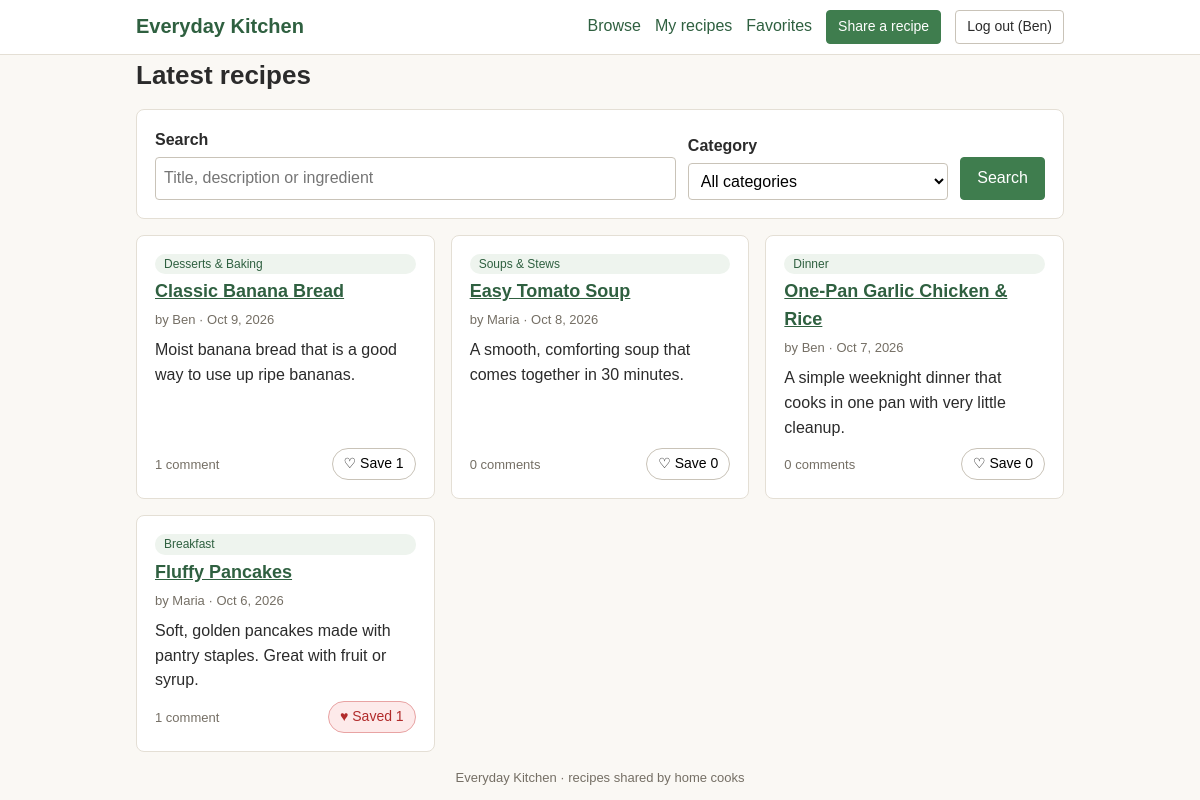
Page /index.php (signed in) on the committed database.
### tables this page shows
CREATE TABLE `recipes` (
  `id` int(10) UNSIGNED NOT NULL,
  `user_id` int(10) UNSIGNED NOT NULL,
  `category_id` int(10) UNSIGNED NOT NULL,
  `title` varchar(100) NOT NULL,
  `description` varchar(300) NOT NULL,
  `steps` text NOT NULL,
  `base_servings` tinyint(3) UNSIGNED NOT NULL DEFAULT 4,
  `created_at` timestamp NOT NULL DEFAULT current_timestamp(),
  `edited_at` timestamp NULL DEFAULT NULL
);

CREATE TABLE `categories` (
  `id` int(10) UNSIGNED NOT NULL,
  `name` varchar(50) NOT NULL
);

CREATE TABLE `users` (
  `id` int(10) UNSIGNED NOT NULL,
  `name` varchar(50) NOT NULL,
  `email` varchar(255) NOT NULL,
  `password_hash` varchar(255) NOT NULL,
  `created_at` timestamp NOT NULL DEFAULT current_timestamp()
);

### bootstrap.php (called while the page is built, shortened)
<?php
require_once __DIR__ . '/includes/helpers.php';
spl_autoload_register(function (string $class): void {
    $file = __DIR__ . '/classes/' . $class . '.php';
});

### classes/Auth.php (called while the page is built, shortened)
<?php
final class Auth
{
    public static function check(): bool
    {
        return isset($_SESSION['user_id']);
    }
    public static function id(): ?int
    {
        return self::check() ? (int) $_SESSION['user_id'] : null;
    }
}

### classes/RecipeModel.php (called while the page is built, shortened)
<?php
final class RecipeModel
{
    public function search(
        int $viewerId,
        string $keyword = '',
        ?int $categoryId = null,
        bool $mineOnly = false,
        int $page = 1,
        int $perPage = 9
    ): array {
        $where  = [];
        $params = [];
        $words = preg_split('/\s+/', trim($keyword), -1, PREG_SPLIT_NO_EMPTY) ?: [];
        $whereSql = $where ? 'WHERE ' . implode(' AND ', $where) : '';
        $count = $this->pdo->prepare("SELECT COUNT(*) FROM recipes r $whereSql");
        $count->execute($params);
        $total = (int) $count->fetchColumn();
        $rows = $this->fetchCards(
            $whereSql, $params, $viewerId, '', 'r.created_at DESC, r.id DESC',
            $perPage, max(0, ($page - 1) * $perPage)
        );
        return ['rows' => $rows, 'total' => $total];
    }
    private function fetchCards(
        string $whereSql,
        array $params,
        int $viewerId,
        string $extraJoin,
        string $orderBy,
        int $limit,
        int $offset
    ): array {
        $sql = "SELECT r.id, r.user_id, r.title, r.description, r.created_at, r.edited_at,
                       u.name AS author, c.name AS category,
                       (SELECT COUNT(*) FROM favorites f WHERE f.recipe_id = r.id) AS fav_count,
                       (SELECT COUNT(*) FROM comments cm WHERE cm.recipe_id = r.id) AS comment_count,
                       EXISTS (SELECT 1 FROM favorites f2
                                WHERE f2.recipe_id = r.id AND f2.user_id = :me) AS is_fav
                  FROM recipes r
                  INNER JOIN users u      ON u.id = r.user_id
                  INNER JOIN categories c ON c.id = r.category_id
                  $extraJoin
                  $whereSql
                 ORDER BY $orderBy
                 LIMIT :lim OFFSET :off";
        $stmt = $this->pdo->prepare($sql);
        $stmt->bindValue(':me', $viewerId, PDO::PARAM_INT);
        $stmt->bindValue(':lim', $limit, PDO::PARAM_INT);
        $stmt->bindValue(':off', $offset, PDO::PARAM_INT);
        $stmt->execute();
        return $stmt->fetchAll();
    }
}

### index.php (the view, shortened to what this page needs)
<?php
require_once __DIR__ . '/bootstrap.php';
$recipes       = new RecipeModel($pdo);
$q    = mb_substr(trim((string) ($_GET['q'] ?? '')), 0, 100);
$cat  = get_id('category');
$mine = ($_GET['mine'] ?? '') === '1';
$page = max(1, (int) ($_GET['page'] ?? 1));
$result     = $recipes->search((int) Auth::id(), $q, $cat, $mine, $page, PER_PAGE);
$filtering = $q !== '' || $cat !== null || $mine;
require __DIR__ . '/includes/header.php';
?>
<h1><?= $mine ? 'My recipes' : 'Latest recipes' ?></h1>
<form method="get" action="index.php" class="search-form card" role="search">
    <div class="search-row">
        <div class="field">
            <label for="q">Search</label>
            <input type="text" id="q" name="q" value="<?= e($q) ?>" maxlength="100"
                   placeholder="Title, description or ingredient">
        </div>
        <div class="field">
            <label for="category">Category</label>
            <select id="category" name="category">
                <option value="">All categories</option>
            </select>
        </div>
        <div class="search-buttons">
            <button type="submit" class="btn btn-primary">Search</button>
        </div>
    </div>
</form>
<?php if (!$result['rows']): ?>
    <p class="empty">
        <?= $filtering ? 'No recipes match that search.' : 'No recipes yet.' ?>
        <a href="recipe_form.php">Share the first one!</a>
    </p>
<?php else: ?>
    <div class="recipe-grid">
        <?php foreach ($result['rows'] as $r): $removeCard = false; include __DIR__ . '/includes/recipe_card.php'; endforeach; ?>
    </div>
<?php endif; ?>
<?php require __DIR__ . '/includes/footer.php'; ?>

### includes/recipe_card.php (shortened to what this page needs)
<article class="card recipe-card" id="recipe-<?= (int) $r['id'] ?>">
    <p class="tag"><?= e($r['category']) ?></p>
    <h3 class="card-title">
        <a href="recipe.php?id=<?= (int) $r['id'] ?>"><?= e($r['title']) ?></a>
    </h3>
    <p class="meta">by <?= e($r['author']) ?> · <?= e(format_date($r['created_at'])) ?></p>
    <p class="card-descr"><?= e($r['description']) ?></p>
    <div class="card-foot">
        <span class="meta"><?= (int) $r['comment_count'] ?> comment<?= (int) $r['comment_count'] === 1 ? '' : 's' ?></span>
        <?= fav_button((int) $r['id'], (bool) $r['is_fav'], (int) $r['fav_count'], $removeCard ?? false) ?>
    </div>
</article>

### includes/helpers.php (shortened to what this page needs)
<?php
function e(?string $value): string
{
    return htmlspecialchars((string) $value, ENT_QUOTES | ENT_SUBSTITUTE, 'UTF-8');
}
function format_date(?string $datetime): string
{
    return $datetime ? date('M j, Y', strtotime($datetime)) : '';
}
function get_id(string $key = 'id'): ?int
{
    $id = filter_input(INPUT_GET, $key, FILTER_VALIDATE_INT, ['options' => ['min_range' => 1]]);
    return ($id === false || $id === null) ? null : $id;
}
function fav_button(int $recipeId, bool $isFav, int $count, bool $removeCard = false): string
{
    return '<button type="button" class="fav-btn' . ($isFav ? ' is-saved' : '') . '"'
        . ' data-recipe-id="' . $recipeId . '"'
        . ' aria-pressed="' . ($isFav ? 'true' : 'false') . '"'
        . ($removeCard ? ' data-remove-card="1"' : '') . '>'
        . '<span class="fav-icon" aria-hidden="true">' . ($isFav ? '&#9829;' : '&#9825;') . '</span> '
        . '<span class="fav-label">' . ($isFav ? 'Saved' : 'Save') . '</span> '
        . '<span class="fav-count">' . $count . '</span></button>';
}

### assets/css/style.css (style rules this page uses)
* { box-sizing: border-box; }
:root { --green: #3f7d4e; --green-dark: #2f6040; --bg: #faf8f4; --line: #e4dfd5; --muted: #756f65; --danger: #c23b3b; }
body { margin: 0; font-family: Arial, Helvetica, sans-serif; background: var(--bg); color: #2b2b2b; line-height: 1.55; }
h1 { font-size: 26px; margin: 0 0 14px; }
a { color: var(--green-dark); }
.card { background: #fff; border: 1px solid var(--line); border-radius: 8px; padding: 18px; margin-bottom: 16px; }
.field { margin-bottom: 14px; }
label, legend { display: block; font-weight: bold; margin-bottom: 4px; }
input[type="text"], input[type="email"], input[type="password"], input[type="number"], select, textarea { width: 100%; padding: 8px; font: inherit; border: 1px solid #c9c3b8; border-radius: 4px; background: #fff; }
.btn { display: inline-block; padding: 8px 16px; font: inherit; background: #fff; color: #2b2b2b; border: 1px solid #c9c3b8; border-radius: 4px; cursor: pointer; text-decoration: none; }
.btn-primary { background: var(--green); border-color: var(--green); color: #fff; }
.search-row { display: grid; grid-template-columns: 2fr 1fr auto; gap: 12px; align-items: end; }
.search-row .field { margin-bottom: 0; }
.search-buttons { display: flex; gap: 8px; }
.recipe-grid { display: grid; grid-template-columns: repeat(auto-fill, minmax(260px, 1fr)); gap: 16px; }
.recipe-card { display: flex; flex-direction: column; margin: 0; transition: opacity .25s; }
.card-title { font-size: 18px; margin: 4px 0 2px; }
.card-descr { flex: 1; margin: 8px 0; }
.card-foot { display: flex; justify-content: space-between; align-items: center; gap: 8px; }
.tag { display: inline-block; margin: 0; padding: 1px 9px; font-size: 12px; background: #eef4ee; color: var(--green-dark); border-radius: 10px; }
.meta { margin: 2px 0 0; color: var(--muted); font-size: 13px; }
.fav-btn { font: inherit; font-size: 14px; padding: 4px 11px; background: #fff; border: 1px solid #c9c3b8; border-radius: 16px; cursor: pointer; }
.fav-btn.is-saved { background: #fdeaea; border-color: #e8a3a3; color: #b12b2b; }

### rows in the picture
recipes: category.name "Desserts & Baking", title "Classic Banana Bread", user.name "Ben", created_at "Oct 9, 2026", description "Moist banana bread that is a good way to use up ripe bananas.", comment_count "1", shows "Save", count "1"
recipes: category.name "Soups & Stews", title "Easy Tomato Soup", user.name "Maria", created_at "Oct 8, 2026", description "A smooth, comforting soup that comes together in 30 minutes.", comment_count "0", shows "Save", count "0"
recipes: category.name "Dinner", title "One-Pan Garlic Chicken & Rice", user.name "Ben", created_at "Oct 7, 2026", description "A simple weeknight dinner that cooks in one pan with very little cleanup.", comment_count "0", shows "Save", count "0"
recipes: category.name "Breakfast", title "Fluffy Pancakes", user.name "Maria", created_at "Oct 6, 2026", description "Soft, golden pancakes made with pantry staples. Great with fruit or syrup.", comment_count "1", shows "Saved", id "1"

### other values in the picture
Auth::name() "Ben"
